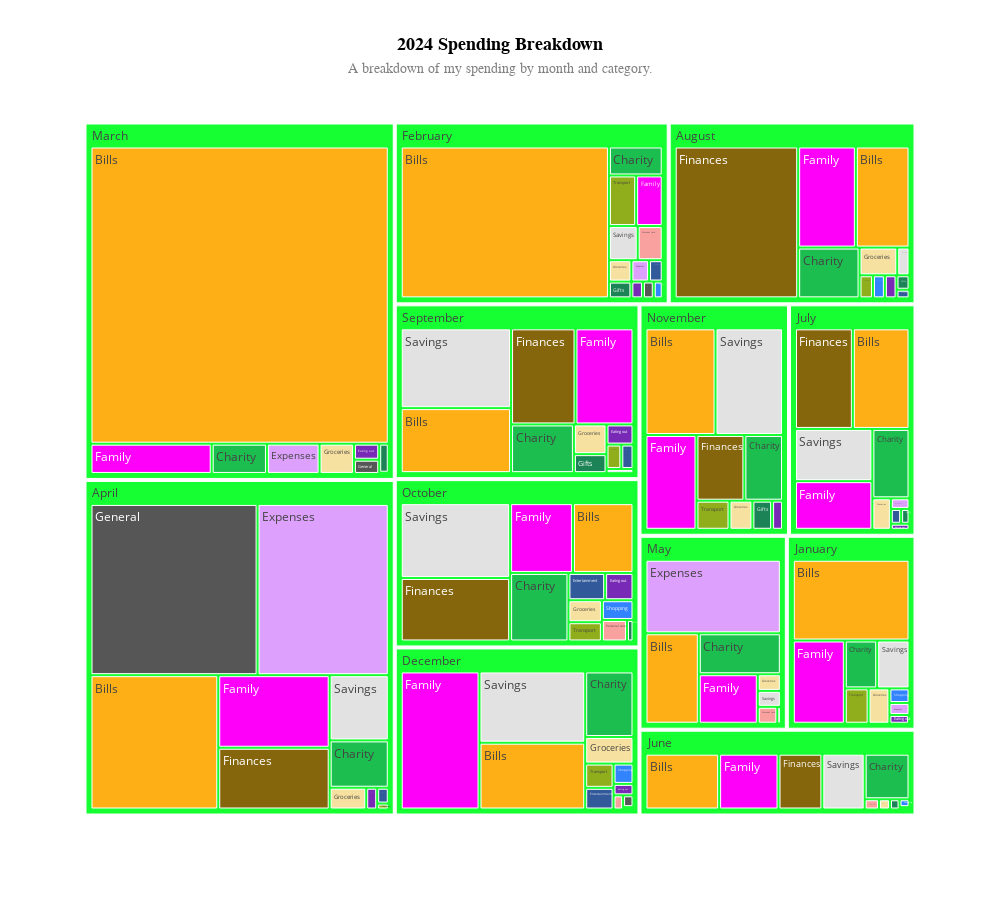

Notebook code cell kept with this figure:
### Code cell
fig = px.treemap(data_2024_tree, 
                 path=['Month', 'Category'], 
                 values='Money Out', 
                 title='2024 Monthly Spending Breakdown', 
                 color='Category', 
                 color_discrete_sequence=px.colors.qualitative.Alphabet, 
                 width=1000, 
                 height=900, 
                 branchvalues='total',
                 hover_name='Category')

fig.update_layout(autosize=True, 
                  title={
        'text': "<b>2024 Spending Breakdown</b><br><span style='font-size:14px;color:gray;'>A breakdown of my spending by month and category.</span>",
        'x': 0.5,  
        'xanchor': 'center', 
        'yanchor': 'top'
    },
    title_font=dict(size=18, family='Arial, sans-serif', color='black'),  
    margin=dict(t=100)  
                 )

fig.update_traces(
    hovertemplate='<b>%{parent}<br></b>' +
                  '%{label}<br>' +
                  '£%{value:.2f}<extra></extra>',
    maxdepth=2
)

fig.show()

### Figure 1 — Plotly figure (JSON) as saved in the notebook; plotly's stock layout.template omitted (floating-point values rounded to 4 significant figures; data arrays with more than 128 entries replaced by an {"elided": "..."} marker saying what was removed)
{"data": [{"branchvalues": "total", "customdata": {"elided": "228x1 str values"}, "domain": {"x": [0, 1], "y": [0, 1]}, "hovertemplate": "<b>%{parent}<br></b>%{label}<br>£%{value:.2f}<extra></extra>", "hovertext": {"elided": "228 str values"}, "ids": {"elided": "228 str values"}, "labels": {"elided": "228 str values"}, "marker": {"colors": {"elided": "228 str values"}}, "maxdepth": 2, "name": "", "parents": {"elided": "228 str values"}, "type": "treemap", "values": {"elided": "228 float values"}}], "layout": {"autosize": true, "height": 900, "legend": {"tracegroupgap": 0}, "margin": {"t": 100}, "title": {"font": {"color": "black", "family": "Arial, sans-serif", "size": 18}, "text": "<b>2024 Spending Breakdown</b><br><span style='font-size:14px;color:gray;'>A breakdown of my spending by month and category.</span>", "x": 0.5, "xanchor": "center", "yanchor": "top"}, "treemapcolorway": ["#AA0DFE", "#3283FE", "#85660D", "#782AB6", "#565656", "#1C8356", "#16FF32", "#F7E1A0", "#E2E2E2", "#1CBE4F", "#C4451C", "#DEA0FD", "#FE00FA", "#325A9B", "#FEAF16", "#F8A19F", "#90AD1C", "#F6222E", "#1CFFCE", "#2ED9FF", "#B10DA1", "#C075A6", "#FC1CBF", "#B00068", "#FBE426", "#FA0087"], "width": 1000}}
